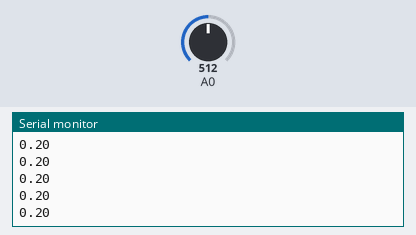
Bench run of a sketch on a simulated Arduino Uno, built with avr-gcc and run on an emulated ATmega328P. Parts: the last lines printed to the serial monitor. The test bench sets the inputs (shaded band); at power-on: A0 = 512.

Above: at 1.2 s.
1.3 s: A0 set to 716
At 2.3 s:
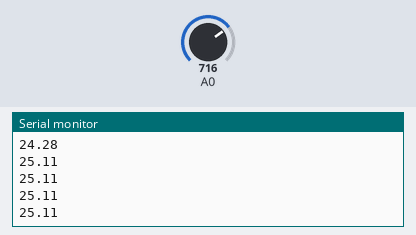
2.8 s: A0 set to 900
At 3.5 s:
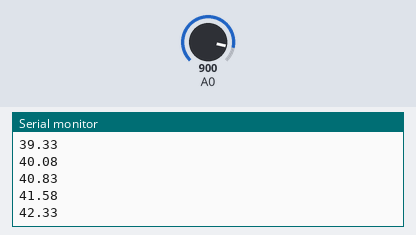
Timing chart, 0 to 5.8 s (numbered marks = the images above; inputs shaded):
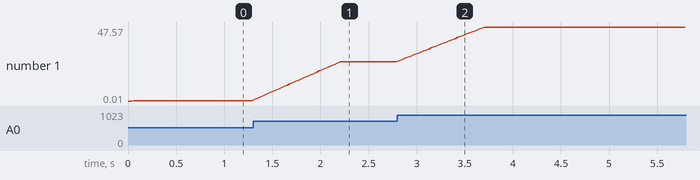

Measured:
- after the input at 1.3 s, the serial monitor: prints a new line at once (image 1)
- after the input at 2.8 s, the serial monitor: prints a new line at once (image 2)
- plotted number 1: 0.2 → 25.11 after the input at 1.3 s, 25.11 → 47.57 after the input at 2.8 s

The sketch:

currentSensorSampleCodeV0_2.ino
```cpp
/*
50A Current Sensor(AC/DC)(SKU:SEN0098) Sample Code
This code shows you how to get raw datas from the sensor through Arduino and convert the raw datas to the value of the current according to the datasheet;
Smoothing algorithm (http://www.arduino.cc/en/Tutorial/Smoothing) is used to make the outputting current value more reliable;
Created 27 December 2011
By Barry Machine
www.dfrobot.com
Version:0.2
*/


const int numReadings = 30;
float readings[numReadings];      // the readings from the analog input
int index = 0;                  // the index of the current reading
float total = 0;                  // the running total
float average = 0;                // the average

float currentValue = 0;

void setup()
{
  Serial.begin(57600);
  for (int thisReading = 0; thisReading < numReadings; thisReading++)
    readings[thisReading] = 0;
}
void loop()
{
    total= total - readings[index];
    readings[index] = analogRead(0); //Raw data reading
    readings[index] = (readings[index]-510)*5/1024/0.04-0.04;//Data processing:510-raw data from analogRead when the input is 0; 5-5v; the first 0.04-0.04V/A(sensitivity); the second 0.04-offset val;
    total= total + readings[index];
    index = index + 1;
    if (index >= numReadings)
      index = 0;
    average = total/numReadings;   //Smoothing algorithm (http://www.arduino.cc/en/Tutorial/Smoothing)
    currentValue= average;
    Serial.println(currentValue);
    delay(30);
}
```
